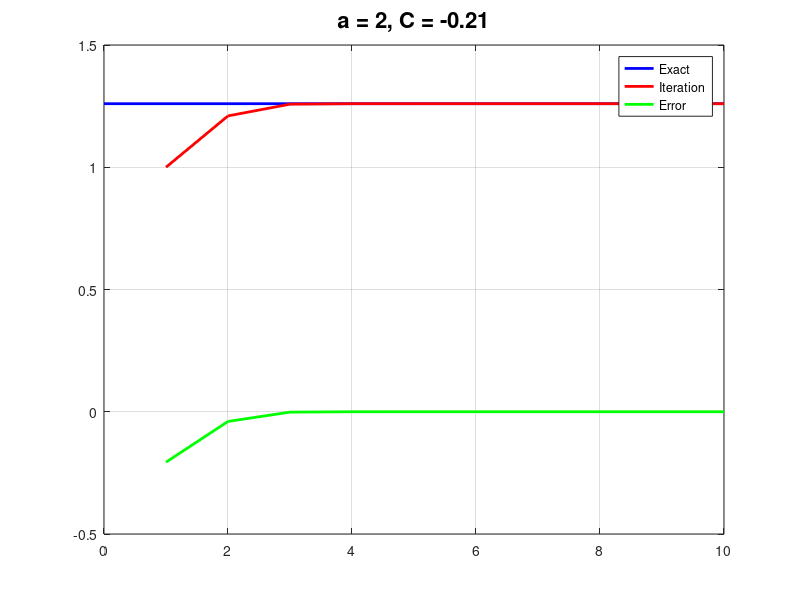

MATLAB code to generate this figure:
% f(x) = x^3 - a = 0
% g(x) = x + C*(x^3 - a)
a=2;
n=10;
g=1.0;
C=-0.21;
     sq(1)=g;
     for i=2:n
      sq(i)= sq(i-1) + C*(sq(i-1)^3 -a);
     end
     hold off
     f=plot([0 n],[a^(1./3.) a^(1/3.)],'b')
     set(f,'LineWidth',2);
     hold on
     f=plot(sq,'r')
     set(f,'LineWidth',2);
     f=plot( (sq-a^(1./3.))/(a^(1./3.)),'g')
     set(f,'LineWidth',2);
     legend('Exact','Iteration','Error');
     f=title(['a = ' num2str(a) ', C = ' num2str(C)])
     set(f,'FontSize',16);
     grid on

 
